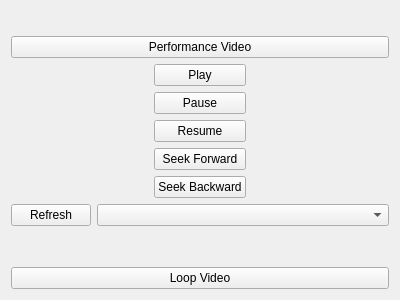
<?xml version="1.0" encoding="UTF-8"?>
<ui version="4.0">
 <class>MainWindow</class>
 <widget class="QMainWindow" name="MainWindow">
  <property name="geometry">
   <rect>
    <x>0</x>
    <y>0</y>
    <width>400</width>
    <height>300</height>
   </rect>
  </property>
  <property name="windowTitle">
   <string>MainWindow</string>
  </property>
  <widget class="QWidget" name="centralWidget">
   <layout class="QVBoxLayout" name="verticalLayout">
    <item>
     <spacer name="verticalSpacer">
      <property name="orientation">
       <enum>Qt::Vertical</enum>
      </property>
      <property name="sizeHint" stdset="0">
       <size>
        <width>20</width>
        <height>40</height>
       </size>
      </property>
     </spacer>
    </item>
    <item>
     <widget class="QPushButton" name="PerfButton">
      <property name="text">
       <string>Performance Video</string>
      </property>
     </widget>
    </item>
    <item>
     <layout class="QHBoxLayout" name="horizontalLayout">
      <item>
       <spacer name="horizontalSpacer_2">
        <property name="orientation">
         <enum>Qt::Horizontal</enum>
        </property>
        <property name="sizeHint" stdset="0">
         <size>
          <width>40</width>
          <height>20</height>
         </size>
        </property>
       </spacer>
      </item>
      <item>
       <layout class="QVBoxLayout" name="verticalLayout_2">
        <property name="leftMargin">
         <number>0</number>
        </property>
        <item>
         <widget class="QPushButton" name="PlayButton">
          <property name="text">
           <string>Play</string>
          </property>
         </widget>
        </item>
        <item>
         <widget class="QPushButton" name="PauseButton">
          <property name="text">
           <string>Pause</string>
          </property>
         </widget>
        </item>
        <item>
         <widget class="QPushButton" name="ResumeButton">
          <property name="text">
           <string>Resume</string>
          </property>
         </widget>
        </item>
        <item>
         <spacer name="verticalSpacer_3">
          <property name="orientation">
           <enum>Qt::Vertical</enum>
          </property>
          <property name="sizeHint" stdset="0">
           <size>
            <width>20</width>
            <height>10</height>
           </size>
          </property>
         </spacer>
        </item>
        <item>
         <widget class="QPushButton" name="ForwardButton">
          <property name="enabled">
           <bool>true</bool>
          </property>
          <property name="text">
           <string>Seek Forward</string>
          </property>
         </widget>
        </item>
        <item>
         <widget class="QPushButton" name="BackwardButton">
          <property name="text">
           <string>Seek Backward</string>
          </property>
         </widget>
        </item>
       </layout>
      </item>
      <item>
       <spacer name="horizontalSpacer">
        <property name="orientation">
         <enum>Qt::Horizontal</enum>
        </property>
        <property name="sizeHint" stdset="0">
         <size>
          <width>40</width>
          <height>20</height>
         </size>
        </property>
       </spacer>
      </item>
     </layout>
    </item>
    <item>
     <layout class="QHBoxLayout" name="horizontalLayout_2" stretch="0,4">
      <property name="bottomMargin">
       <number>10</number>
      </property>
      <item>
       <widget class="QPushButton" name="refreshButton">
        <property name="text">
         <string>Refresh</string>
        </property>
       </widget>
      </item>
      <item>
       <widget class="QComboBox" name="comboBox"/>
      </item>
     </layout>
    </item>
    <item>
     <spacer name="verticalSpacer_2">
      <property name="orientation">
       <enum>Qt::Vertical</enum>
      </property>
      <property name="sizeHint" stdset="0">
       <size>
        <width>20</width>
        <height>40</height>
       </size>
      </property>
     </spacer>
    </item>
    <item>
     <widget class="QPushButton" name="LoopButton">
      <property name="text">
       <string>Loop Video</string>
      </property>
     </widget>
    </item>
   </layout>
  </widget>
 </widget>
 <layoutdefault spacing="6" margin="11"/>
 <resources/>
 <connections/>
</ui>
